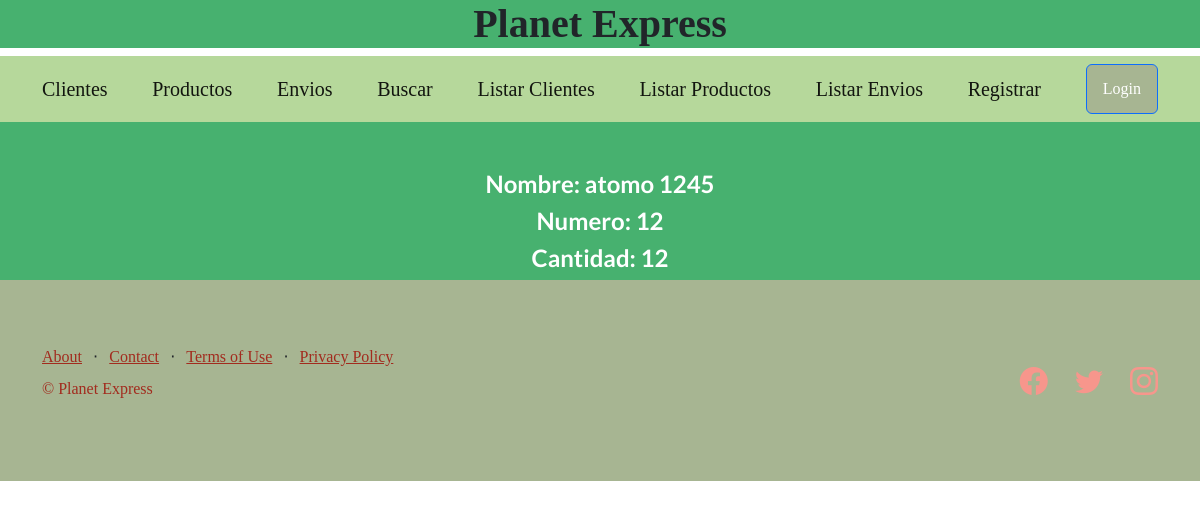
Page /AppCoder/detalleProductos/9/ on the committed database.
### AppCoder/models.py (models this page shows, shortened)
class Producto(models.Model):
    nombre= models.CharField(max_length=40)
    numero= models.IntegerField()
    cantidad= models.IntegerField()

### AppCoder/views.py (the view)
# urls.py: path('detalleProductos/<pk>/', DetalleProductos.as_view(), name="detalleProductos"),
class DetalleProductos(DetailView):
    model = Producto
    template_name = "detalleProductos.html"
    context_object_name = "productos"

### AppCoder/templates/detalleProductos.html
{% extends 'padre.html' %}
{% block contenidoMio %}
    <h4>Nombre: {{productos.nombre}}</h4>
    <h4>Numero: {{productos.numero}}</h4>
    <h4>Cantidad: {{productos.cantidad}}</h4>
{% endblock contenidoMio %}

### rows in the picture
Producto: nombre "atomo 1245", numero "12", cantidad "12"
